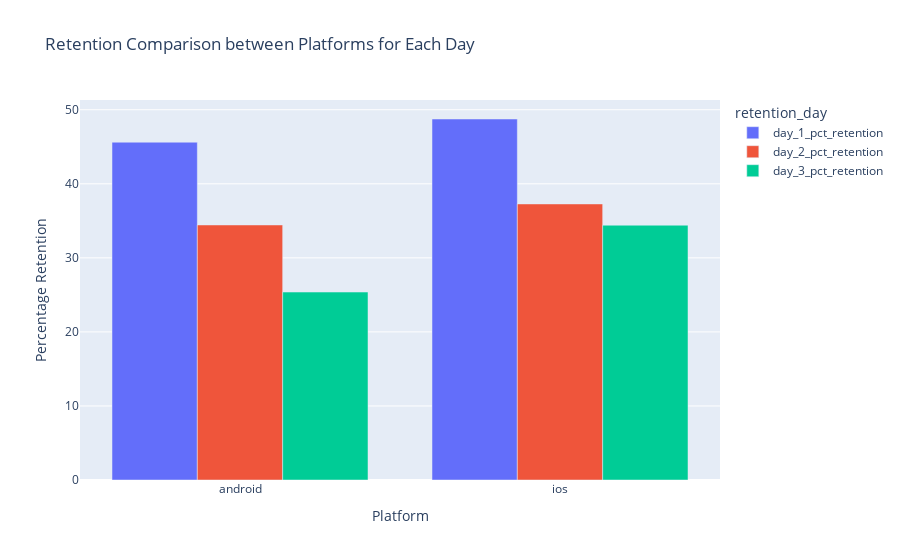

This figure's notebook cell:
### Markdown cell above
##### 3. Plots of retention comparison between iOS and android platforms

### Code cell
'''
This Python codes melts the retention_platform_summary into another dataframe, making it easier to plot
'''
# Melt the dataframe for Plotly plotting
df_melted = pd.melt(
    retention_platform_summary,
    id_vars=["register_platform", "unique_users"],
    var_name="retention_day",
    value_name="pct_retention",
)

# Plotting with Plotly
fig = px.bar(
    df_melted,
    x="register_platform",
    y="pct_retention",
    color="retention_day",
    barmode="group",
    title="Retention Comparison between Platforms for Each Day",
    labels={"register_platform": "Platform", "pct_retention": "Percentage Retention"},
)

# Show the plot
fig.show()

### Figure 1 — Plotly figure (JSON) as saved in the notebook; plotly's stock layout.template omitted (floating-point values rounded to 4 significant figures)
{"data": [{"alignmentgroup": "True", "hovertemplate": "retention_day=day_1_pct_retention<br>Platform=%{x}<br>Percentage Retention=%{y}<extra></extra>", "legendgroup": "day_1_pct_retention", "marker": {"color": "#636efa", "pattern": {"shape": ""}}, "name": "day_1_pct_retention", "offsetgroup": "day_1_pct_retention", "orientation": "v", "showlegend": true, "textposition": "auto", "type": "bar", "x": ["android", "ios"], "xaxis": "x", "y": [45.62, 48.75], "yaxis": "y"}, {"alignmentgroup": "True", "hovertemplate": "retention_day=day_2_pct_retention<br>Platform=%{x}<br>Percentage Retention=%{y}<extra></extra>", "legendgroup": "day_2_pct_retention", "marker": {"color": "#EF553B", "pattern": {"shape": ""}}, "name": "day_2_pct_retention", "offsetgroup": "day_2_pct_retention", "orientation": "v", "showlegend": true, "textposition": "auto", "type": "bar", "x": ["android", "ios"], "xaxis": "x", "y": [34.44, 37.28], "yaxis": "y"}, {"alignmentgroup": "True", "hovertemplate": "retention_day=day_3_pct_retention<br>Platform=%{x}<br>Percentage Retention=%{y}<extra></extra>", "legendgroup": "day_3_pct_retention", "marker": {"color": "#00cc96", "pattern": {"shape": ""}}, "name": "day_3_pct_retention", "offsetgroup": "day_3_pct_retention", "orientation": "v", "showlegend": true, "textposition": "auto", "type": "bar", "x": ["android", "ios"], "xaxis": "x", "y": [25.38, 34.41], "yaxis": "y"}], "layout": {"barmode": "group", "legend": {"title": {"text": "retention_day"}, "tracegroupgap": 0}, "title": {"text": "Retention Comparison between Platforms for Each Day"}, "xaxis": {"anchor": "y", "domain": [0, 1], "title": {"text": "Platform"}}, "yaxis": {"anchor": "x", "domain": [0, 1], "title": {"text": "Percentage Retention"}}}}
